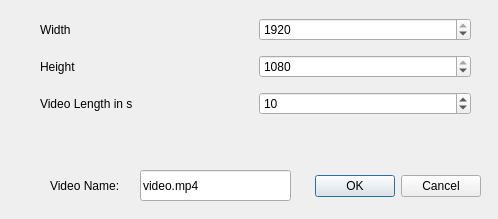
<?xml version="1.0" encoding="UTF-8"?>
<ui version="4.0">
 <class>RenderVideoDialog</class>
 <widget class="QDialog" name="RenderVideoDialog">
  <property name="geometry">
   <rect>
    <x>0</x>
    <y>0</y>
    <width>498</width>
    <height>219</height>
   </rect>
  </property>
  <property name="windowTitle">
   <string>Render a Video</string>
  </property>
  <widget class="QDialogButtonBox" name="buttonBox">
   <property name="geometry">
    <rect>
     <x>310</x>
     <y>170</y>
     <width>171</width>
     <height>32</height>
    </rect>
   </property>
   <property name="orientation">
    <enum>Qt::Horizontal</enum>
   </property>
   <property name="standardButtons">
    <set>QDialogButtonBox::Cancel|QDialogButtonBox::Ok</set>
   </property>
  </widget>
  <widget class="QWidget" name="layoutWidget_2">
   <property name="geometry">
    <rect>
     <x>40</x>
     <y>10</y>
     <width>431</width>
     <height>116</height>
    </rect>
   </property>
   <layout class="QGridLayout" name="gridLayout_4">
    <item row="0" column="0">
     <widget class="QLabel" name="label_4">
      <property name="text">
       <string>Width</string>
      </property>
     </widget>
    </item>
    <item row="1" column="0">
     <widget class="QLabel" name="label_5">
      <property name="text">
       <string>Height</string>
      </property>
     </widget>
    </item>
    <item row="0" column="1">
     <widget class="QSpinBox" name="WidthSpinBox">
      <property name="minimum">
       <number>0</number>
      </property>
      <property name="maximum">
       <number>1920</number>
      </property>
      <property name="value">
       <number>1920</number>
      </property>
     </widget>
    </item>
    <item row="1" column="1">
     <widget class="QSpinBox" name="HeightSpinBox">
      <property name="maximum">
       <number>1080</number>
      </property>
      <property name="value">
       <number>1080</number>
      </property>
     </widget>
    </item>
    <item row="2" column="0">
     <widget class="QLabel" name="label_3">
      <property name="text">
       <string>Video Length in s</string>
      </property>
     </widget>
    </item>
    <item row="2" column="1">
     <widget class="QSpinBox" name="TimeSpinBox">
      <property name="minimum">
       <number>1</number>
      </property>
      <property name="maximum">
       <number>3600</number>
      </property>
      <property name="value">
       <number>10</number>
      </property>
     </widget>
    </item>
   </layout>
  </widget>
  <widget class="QLineEdit" name="videoName">
   <property name="enabled">
    <bool>true</bool>
   </property>
   <property name="geometry">
    <rect>
     <x>140</x>
     <y>170</y>
     <width>151</width>
     <height>31</height>
    </rect>
   </property>
   <property name="text">
    <string>video.mp4</string>
   </property>
   <property name="readOnly">
    <bool>false</bool>
   </property>
  </widget>
  <widget class="QLabel" name="label">
   <property name="geometry">
    <rect>
     <x>50</x>
     <y>170</y>
     <width>81</width>
     <height>31</height>
    </rect>
   </property>
   <property name="text">
    <string>Video Name:</string>
   </property>
  </widget>
 </widget>
 <resources/>
 <connections>
  <connection>
   <sender>buttonBox</sender>
   <signal>accepted()</signal>
   <receiver>RenderVideoDialog</receiver>
   <slot>accept()</slot>
   <hints>
    <hint type="sourcelabel">
     <x>498</x>
     <y>330</y>
    </hint>
    <hint type="destinationlabel">
     <x>157</x>
     <y>274</y>
    </hint>
   </hints>
  </connection>
  <connection>
   <sender>buttonBox</sender>
   <signal>rejected()</signal>
   <receiver>RenderVideoDialog</receiver>
   <slot>reject()</slot>
   <hints>
    <hint type="sourcelabel">
     <x>520</x>
     <y>330</y>
    </hint>
    <hint type="destinationlabel">
     <x>286</x>
     <y>274</y>
    </hint>
   </hints>
  </connection>
 </connections>
</ui>
